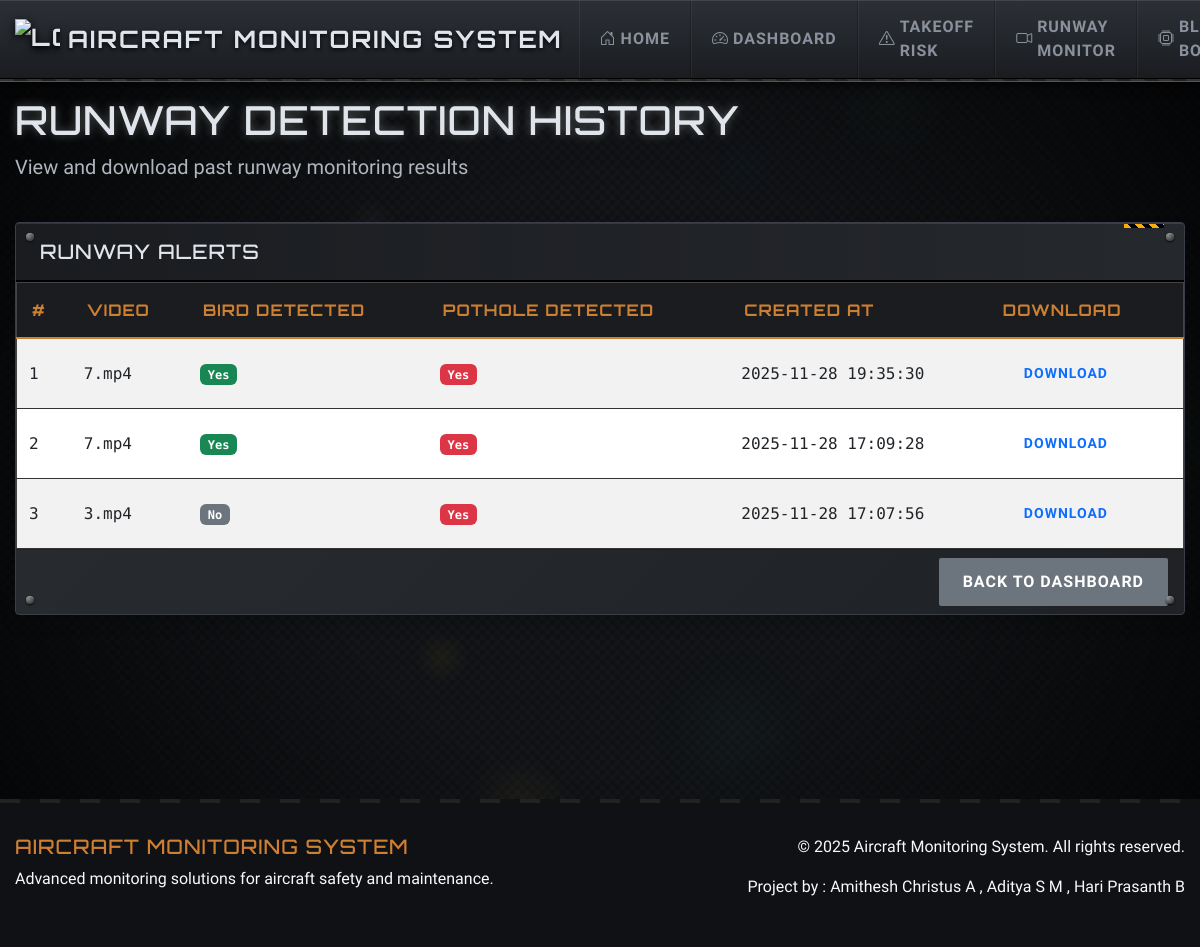
Screenshot of /module1/runway_alerts (signed in) with the database file from the repository.
### models.py (models this page shows, shortened)
class RunwayAlert(db.Model):
    id = db.Column(db.Integer, primary_key=True)
    user_id = db.Column(db.Integer, db.ForeignKey('user.id'), nullable=False)
    video_filename = db.Column(db.String(200), nullable=False)
    bird_count = db.Column(db.Integer, default=0)
    pothole_count = db.Column(db.Integer, default=0)
    created_at = db.Column(db.DateTime, default=datetime.now)

### module1_routes.py (the view)
@module1_bp.route('/module1/runway_alerts')
def runway_alerts():
    if 'user_id' not in session:
        flash('Please log in to access this module', 'warning')
        return redirect(url_for('auth.login'))
    user_id = session['user_id']
    alerts = (
        RunwayAlert.query
        .filter_by(user_id=user_id)
        .order_by(RunwayAlert.created_at.desc())
        .all()
    )
    return render_template('module1_runway_alerts.html', alerts=alerts)

### templates/module1_runway_alerts.html (shortened to what this page needs)
{% extends "base.html" %}
{% block content %}
<div class="row mb-4">
    <div class="col-12">
        <h1>Runway Detection History</h1>
        <p class="lead">View and download past runway monitoring results</p>
    </div>
</div>
<div class="row">
    <div class="col-12">
        <div class="card shadow">
            <div class="card-header bg-primary text-white">
                <h5 class="mb-0">Runway Alerts</h5>
            </div>
            <div class="card-body p-0">
                {% if alerts %}
                    <div class="table-responsive">
                        <table class="table table-striped mb-0">
                            <thead>
                                <tr>
                                    <th>#</th>
                                    <th>Video</th>
                                    <th>Bird Detected</th>
                                    <th>Pothole Detected</th>
                                    <th>Created At</th>
                                    <th>Download</th>
                                </tr>
                            </thead>
                            <tbody>
                                {% for alert in alerts %}
                                    <tr>
                                        <td>{{ loop.index }}</td>
                                        <td>{{ alert.video_filename }}</td>
                                        <td>
                                            {% if alert.bird_count >= 1 %}
                                                <span class="badge bg-success">Yes</span>
                                            {% else %}
                                                <span class="badge bg-secondary">No</span>
                                            {% endif %}
                                        </td>
                                        <td>
                                            {% if alert.pothole_count >= 1 %}
                                                <span class="badge bg-danger">Yes</span>
                                            {% else %}
                                                <span class="badge bg-secondary">No</span>
                                            {% endif %}
                                        </td>
                                        <td>{{ alert.created_at.strftime('%Y-%m-%d %H:%M:%S') }}</td>
                                        <td>
                                            <a href="{{ url_for('module1.download_video', filename=alert.video_filename) }}"
                                               class="btn btn-sm btn-outline-primary">
                                                Download
                                            </a>
                                        </td>
                                    </tr>
                                {% endfor %}
                            </tbody>
                        </table>
                    </div>
                {% else %}
                    <p class="p-3 mb-0">No runway alerts found yet.</p>
                {% endif %}
            </div>
            <div class="card-footer text-end">
                <a href="{{ url_for('auth.dashboard') }}" class="btn btn-secondary">Back to Dashboard</a>
            </div>
        </div>
    </div>
</div>
{% endblock %}

### rows the page displays
RunwayAlert: video_filename "7.mp4", bird_count "Yes", pothole_count "Yes", created_at "2025-11-28 19:35:30"
RunwayAlert: video_filename "7.mp4", bird_count "Yes", pothole_count "Yes", created_at "2025-11-28 17:09:28"
RunwayAlert: video_filename "3.mp4", bird_count "No", pothole_count "Yes", created_at "2025-11-28 17:07:56"
